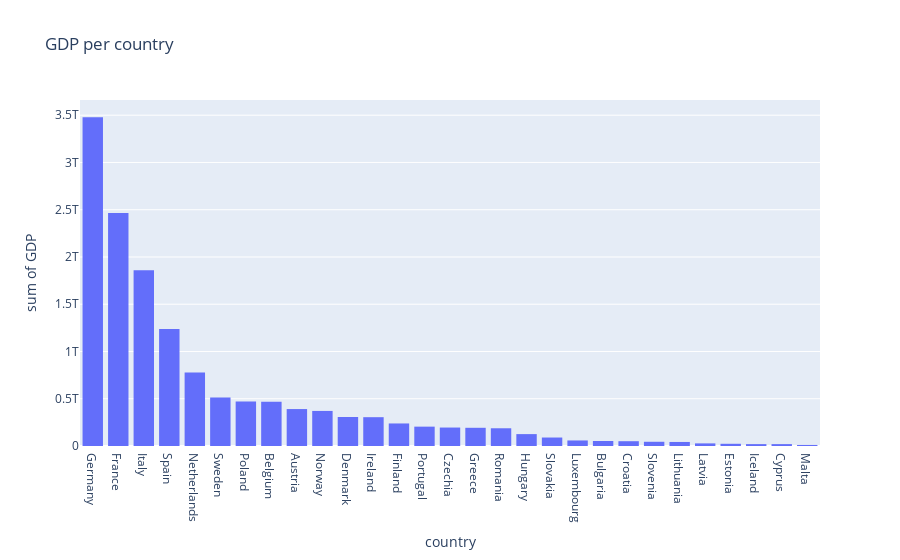

Here is the notebook cell this chart was saved with:
### Code cell
fig = px.histogram(df_lw, x="country", y="GDP",title= "GDP per country").update_xaxes(categoryorder='total descending')
fig.show()

### Figure 1 — Plotly figure (JSON) as saved in the notebook; plotly's stock layout.template omitted (floating-point values rounded to 4 significant figures)
{"data": [{"alignmentgroup": "True", "bingroup": "x", "histfunc": "sum", "hovertemplate": "country=%{x}<br>sum of GDP=%{y}<extra></extra>", "legendgroup": "", "marker": {"color": "#636efa", "pattern": {"shape": ""}}, "name": "", "offsetgroup": "", "orientation": "v", "showlegend": false, "type": "histogram", "x": ["Austria", "Belgium", "Bulgaria", "Croatia", "Cyprus", "Czechia", "Denmark", "Estonia", "Finland", "France", "Germany", "Greece", "Hungary", "Iceland", "Ireland", "Italy", "Latvia", "Lithuania", "Luxembourg", "Malta", "Netherlands", "Norway", "Poland", "Portugal", "Romania", "Slovakia", "Slovenia", "Spain", "Sweden"], "xaxis": "x", "y": [390800000000.0, 468000000000.0, 53240000000.0, 50710000000.0, 20050000000.0, 195300000000.0, 306900000000.0, 23340000000.0, 238500000000.0, 2465000000000.0, 3478000000000.0, 192700000000.0, 125800000000.0, 20050000000.0, 304800000000.0, 1859000000000.0, 27570000000.0, 42740000000.0, 58630000000.0, 11000000000.0, 777200000000.0, 371100000000.0, 471400000000.0, 204800000000.0, 187600000000.0, 89770000000.0, 44710000000.0, 1237000000000.0, 514500000000.0], "yaxis": "y"}], "layout": {"barmode": "relative", "legend": {"tracegroupgap": 0}, "title": {"text": "GDP per country"}, "xaxis": {"anchor": "y", "categoryorder": "total descending", "domain": [0, 1], "title": {"text": "country"}}, "yaxis": {"anchor": "x", "domain": [0, 1], "title": {"text": "sum of GDP"}}}}
